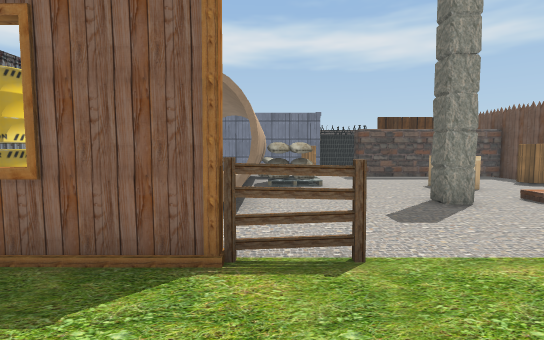
[1] (above)

19 first-person views from a walk through a 3-D level made in the Unity game engine. The camera is 1.2 m above the floor, tilts 4° down and sees 85° across. The floor is counted in squares, 1 m on a side. Each view is taken from the middle of a square. On the plan, view 1 faces up. The plan holds only what a view shows up to about 13 squares ahead; the rest is blank. The player is left out. Some surface patterns are stand-ins.

[2]
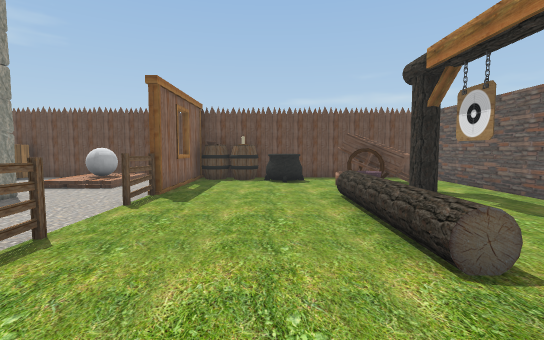

[3]
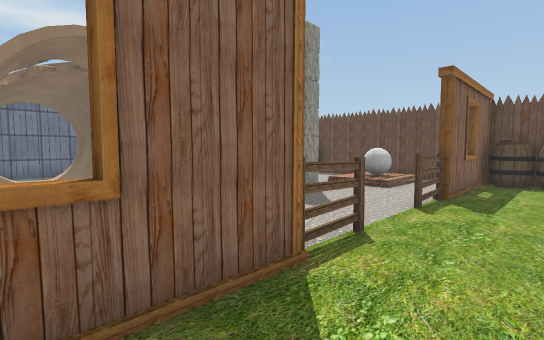

[4]
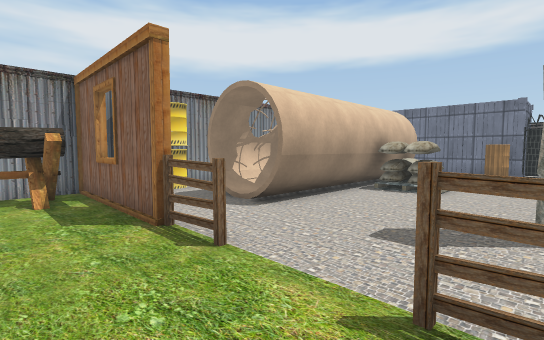

[5]
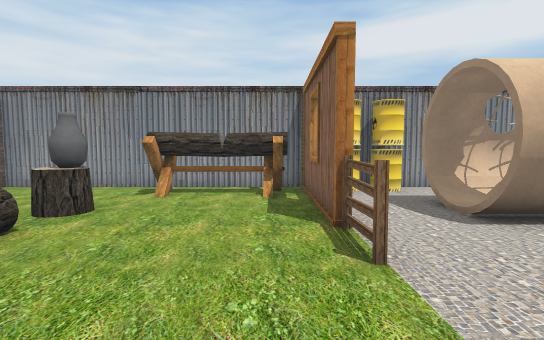

[6]
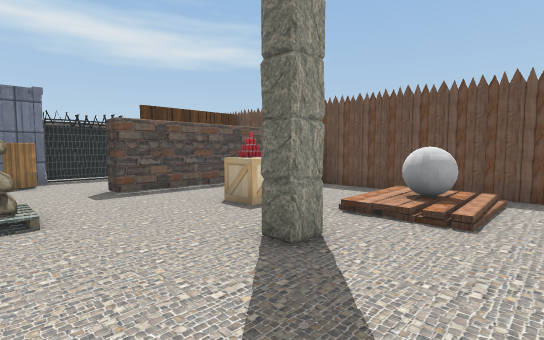

[7]
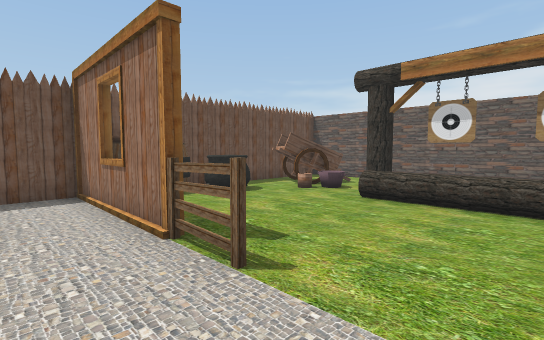

[8]
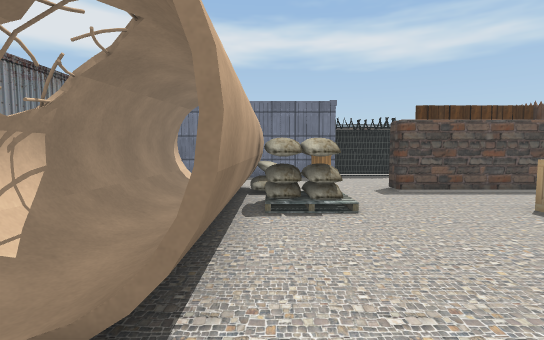

[9]
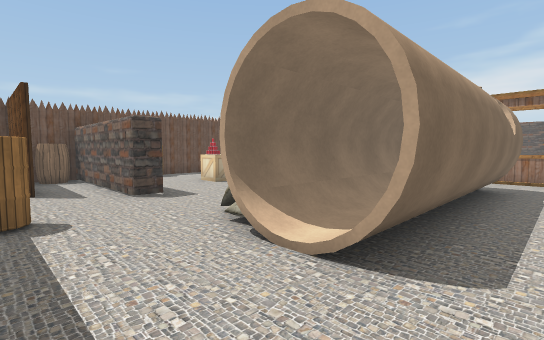

[10]
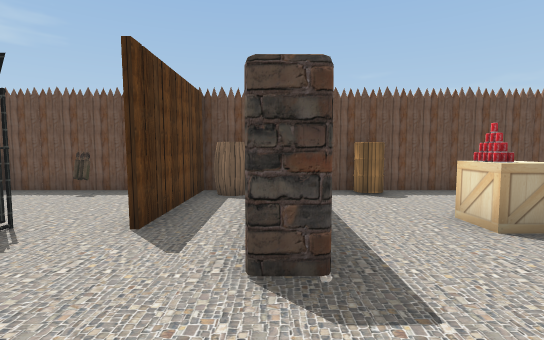

[11]
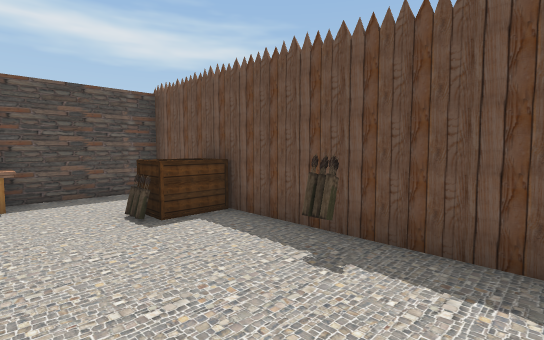

[12]
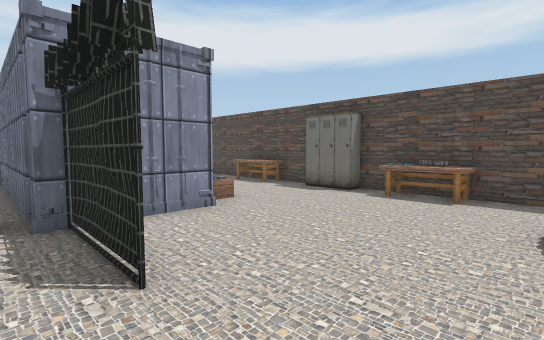

[13]
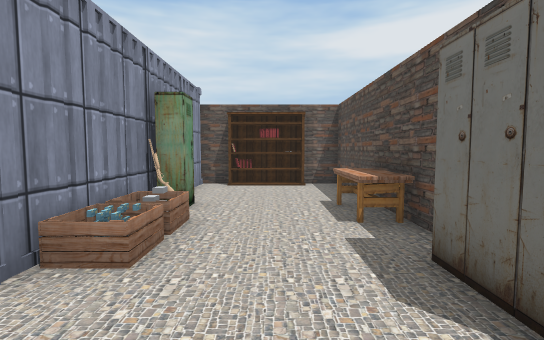

[14]
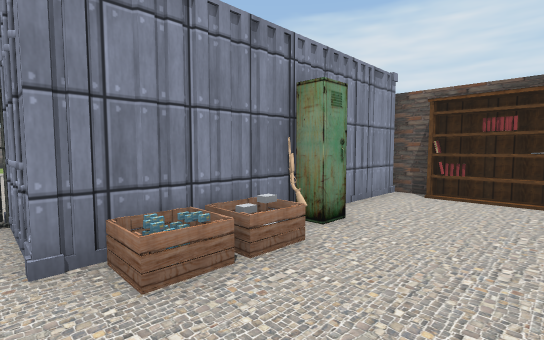

[15]
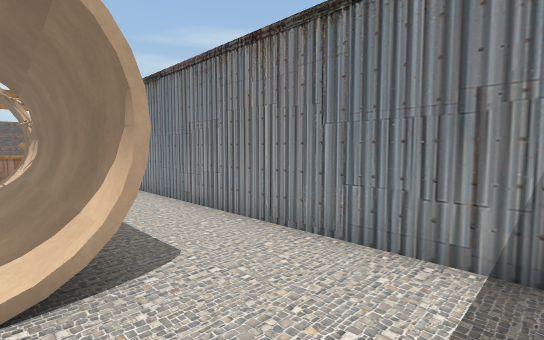

[16]
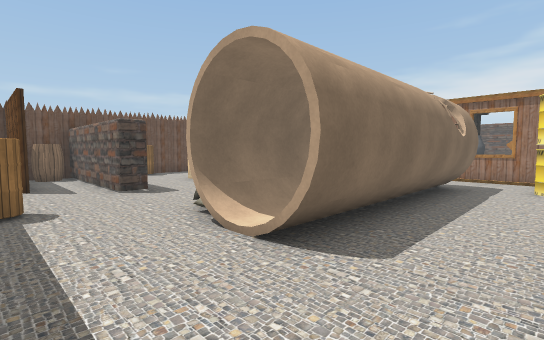

[17]
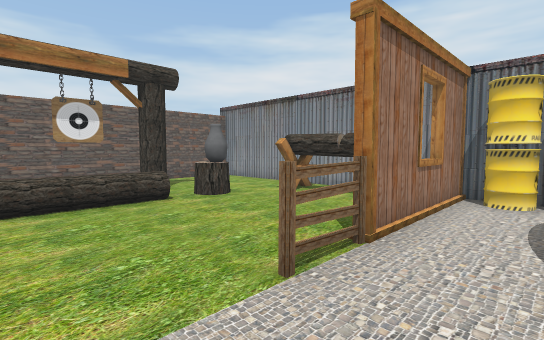

[18]
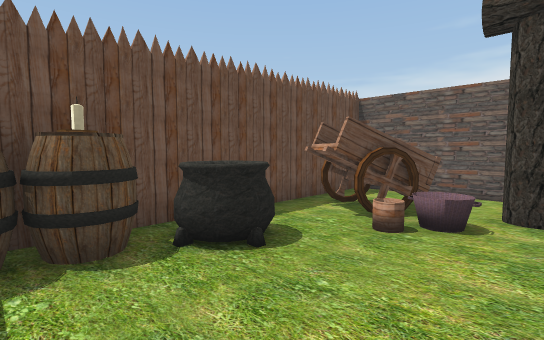

[19]
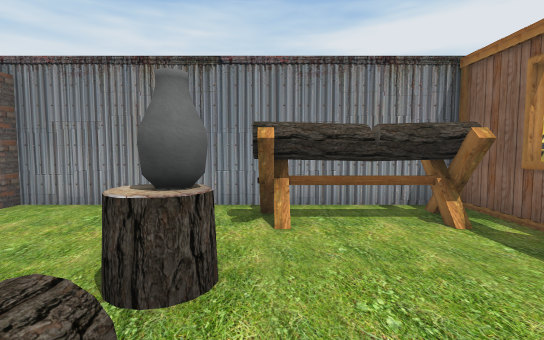

### Floor plan
Key: @ floor where view 1 was taken; # wall or solid block; x gap in a wall; . main floor; : floor 0.25 m higher than the main floor; / step, stairs or slope; = window, fence, low wall or low ledge; O other object.
Columns run from 6 left of view 1 to 10 right of it. Each row starts with its distance up from view 1.
 24  ####OO#OO#OO###O
 23 ##...OO....OO...O
 22  #.............OO
 21  O............OOO
 20 #...OOO.........O
 19 ##########......O
 18   ## #####.....OO
 17  O##########....O
 16 #.......O.......O
 15 #...........####O
 14 #..............OO
 13 #..O/OO...######O
 12 #..O/OO.........O
 11 #..O/OOO.......OO
 10 #..O/OOO....O..OO
  9 #..O/OO....OO...O
  8 #..O/OO.........O
  7 #..O/OO...O./   O
  6 #O.O/OO...O./OO O
  5 #OO.........////O
  4 #O..............O
  3 ###=##OO.OOx#=##O
  2 #OOO...........OO
  1 # O............OO
  0 # O...@.......OOO
 -1 #OOO..........OOO
 -2 ##..OOOOOOOO./..O
 -3  #......   .:OOOO
 -4  #.. O#####OOOOOO
 -5  #   O    ## OO O

Where each view was taken, in squares from view 1:
view 1: 0 up, 0 right, facing up
view 2: 0 up, 3 left, facing right
view 3: 1 up, 3 left, facing up-right
view 4: 1 up, 4 right, facing up-left
view 5: 2 up, 4 right, facing left
view 6: 4 up, 1 right, facing up-right
view 7: 5 up, 1 right, facing down-right
view 8: 4 up, 0 right, facing up
view 9: 16 up, 4 left, facing down-right
view 10: 13 up, 1 right, facing right
view 11: 16 up, 6 right, facing up-right
view 12: 16 up, 8 right, facing up-left
view 13: 22 up, 5 right, facing left
view 14: 23 up, 3 right, facing down-left
view 15: 16 up, 2 left, facing down-left
view 16: 16 up, 5 left, facing down-right
view 17: 5 up, 3 right, facing down-left
view 18: 2 up, 5 right, facing down-right
view 19: 1 down, 1 right, facing left
